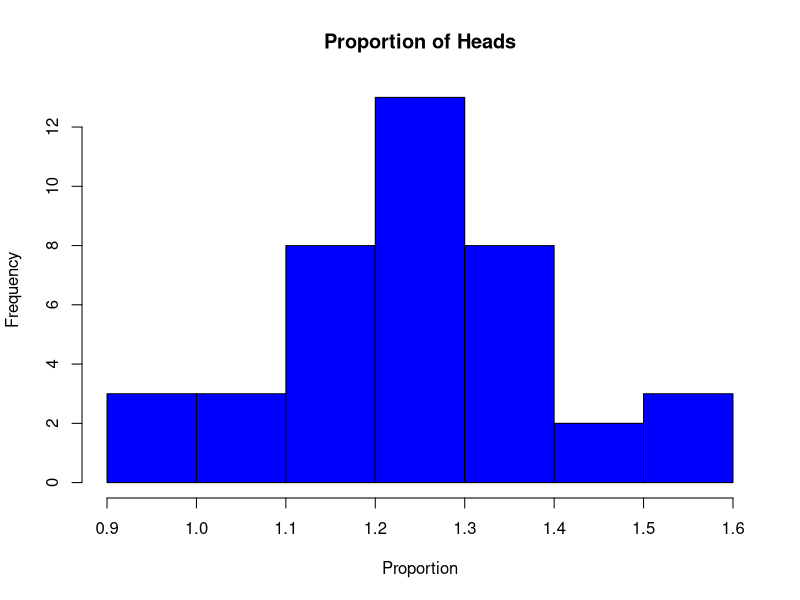

R code for this plot:
v <- c(1.3, 1.275, 1.225, 1.375, 1.225, 1.05, 1.3, 1.3, 1.325, 1.125, 1.175, 1.0, 1.325, 1.4, 1.375, 1.275, 1.325, 1.3, 1.15, 1.1, 1.375, 1.175, 1.5, 1.325, 1.25, 1.175, 1.05, 1.575, 1.175, 1.275, 1.15, 1.225, 1.525, 0.975, 1.45, 1.2, 1.3, 1.6, 1.225, 0.975)
hist(v, main = "Proportion of Heads", xlab = "Proportion", col = "blue")
